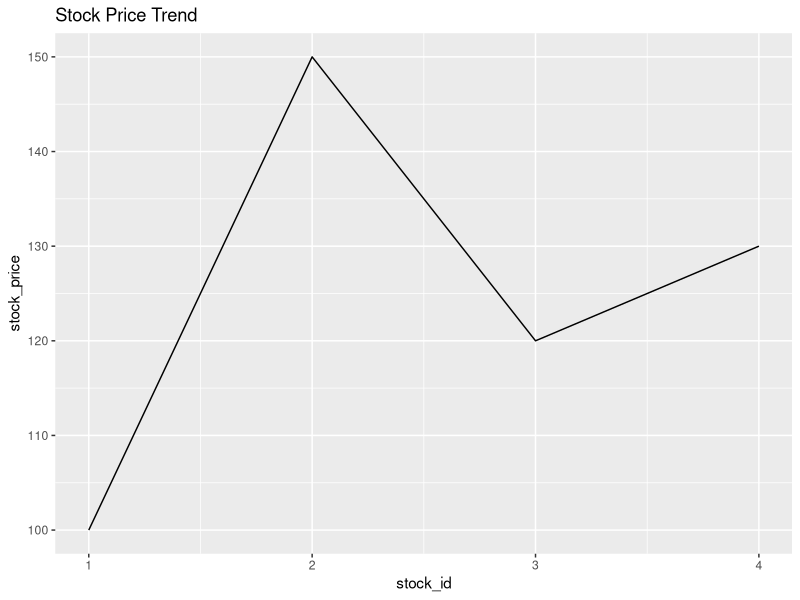
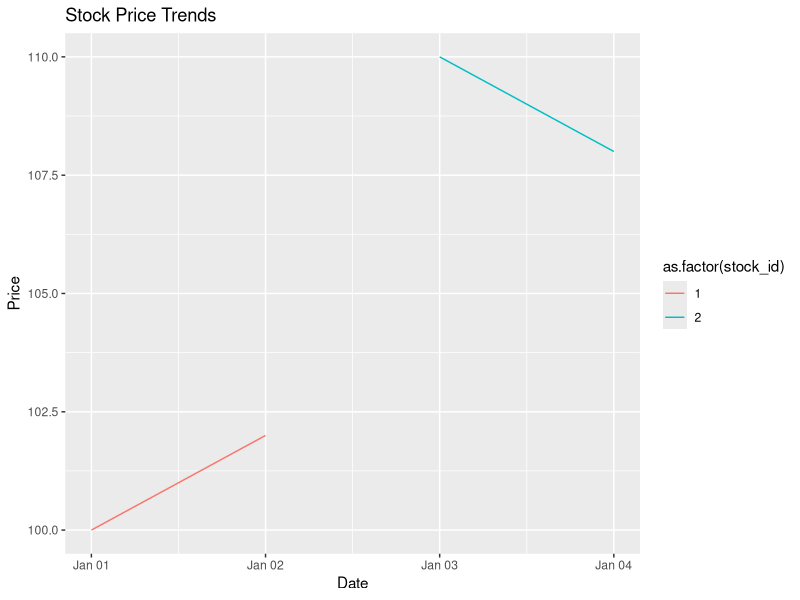

The R source for these figures, in order:
## ---- chunk 1
# Install and load the dplyr package
library(dplyr)

# Example: Simple data frame manipulation
data <- data.frame(
  stock_id = c(1, 2, 3, 4),
  stock_price = c(100, 150, 120, 130)
)
data <- data %>% 
  mutate(price_change = stock_price - lag(stock_price))
## ---- chunk 2
# Install and load the ggplot2 package
library(ggplot2)

# Example: Creating a basic plot
ggplot(data, aes(x = stock_id, y = stock_price)) + 
  geom_line() +
  ggtitle("Stock Price Trend")
## ---- chunk 3
# Example: Simple linear regression
model <- lm(stock_price ~ stock_id, data = data)
summary(model)
## ---- chunk 4
# Function to calculate the average stock price
calculate_average_price <- function(prices) {
  # prices: Vector of stock prices
  return(mean(prices, na.rm = TRUE))
}

# Example usage
average_price <- calculate_average_price(data$stock_price)
## ---- chunk 5
# Load the dplyr package
library(dplyr)

# Example: Filtering and summarizing stock data
stock_data <- data.frame(
  date = as.Date(c('2021-01-01', '2021-01-02', '2021-01-03', '2021-01-04')),
  stock_id = c(1, 1, 2, 2),
  price = c(100, 102, 110, 108)
)

# Using dplyr to filter and summarize
filtered_data <- stock_data %>%
  filter(stock_id == 1) %>%
  summarize(average_price = mean(price))
## ---- chunk 6
# Load the ggplot2 package
library(ggplot2)

# Example: Plotting stock price trends
ggplot(stock_data, aes(x = date, y = price, color = as.factor(stock_id))) +
  geom_line() +
  labs(title = "Stock Price Trends", x = "Date", y = "Price")
## ---- chunk 7
# Load the tidyr package
library(tidyr)

# Example: Converting wide format to long format
wide_data <- data.frame(
  date = as.Date('2021-01-01'),
  stock_1_price = 100,
  stock_2_price = 110
)

long_data <- wide_data %>%
  pivot_longer(cols = starts_with("stock"), 
               names_to = "stock_id", 
               values_to = "price")
